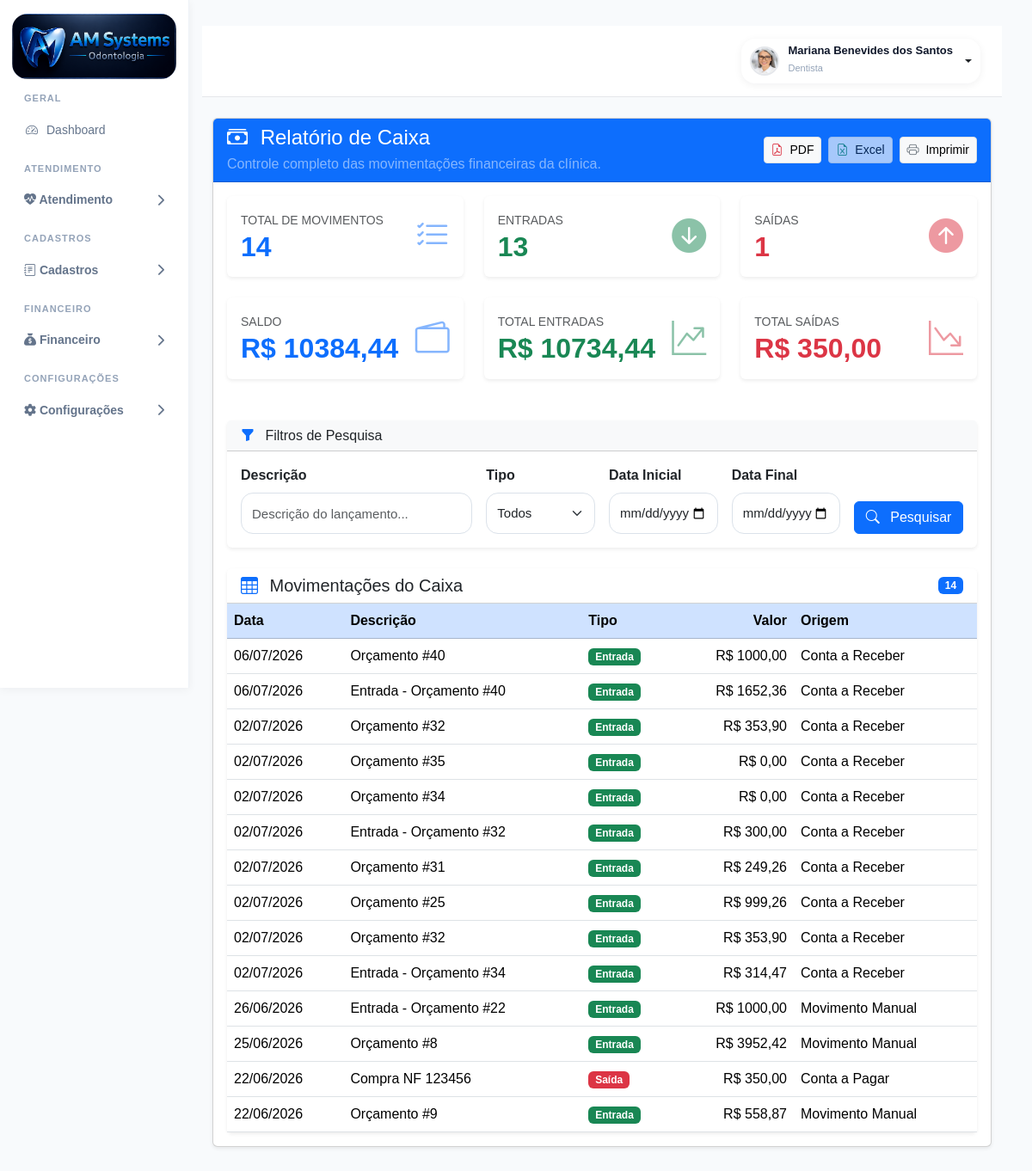
Before: /relatorios/caixa/ (signed in) with the older database file.
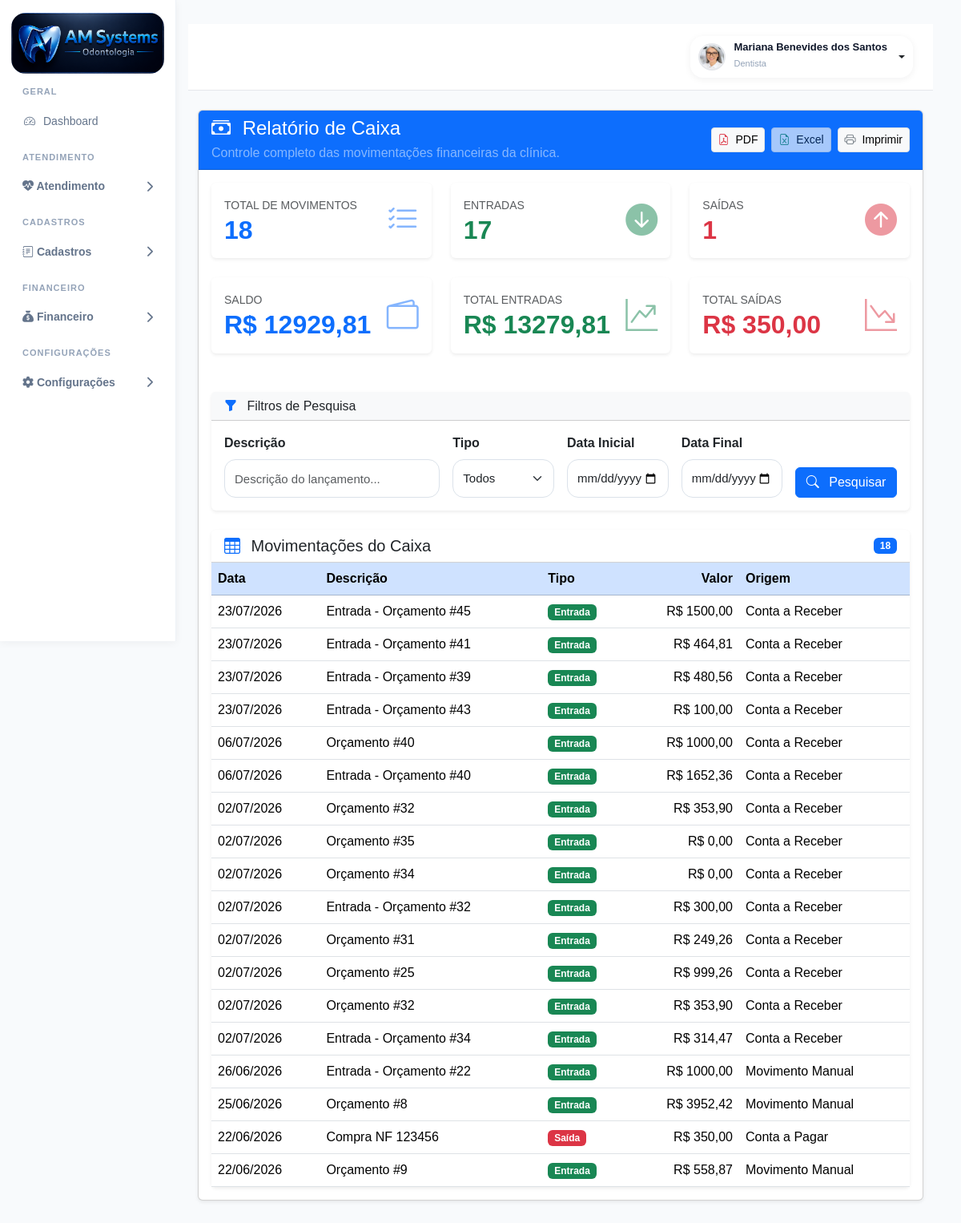
After: the same page with the newer database file.
### accounts/models.py (models this page shows, shortened)
class Caixa(models.Model):
    TIPO_CHOICES = [
        ('ENTRADA', 'Entrada'),
        ('SAIDA', 'Saída')
    ]
    data = models.DateField()
    descricao = models.CharField(
        max_length=255
    )
    tipo = models.CharField(
        max_length=10,
        choices=TIPO_CHOICES
    )
    valor = models.DecimalField(
        max_digits=12,
        decimal_places=2
    )
    conta_pagar = models.ForeignKey(
        'ContaPagar',
        on_delete=models.SET_NULL,
        null=True,
        blank=True
    )
    conta_receber = models.ForeignKey(
        'ContaReceber',
        on_delete=models.SET_NULL,
        null=True,
        blank=True
    )
    criado_em = models.DateTimeField(
        auto_now_add=True
    )
    class Meta:
        ordering = [
            '-data',
            '-id'
        ]
        verbose_name = 'Caixa'
        verbose_name_plural = 'Caixa'

### accounts/views.py (the view)
@login_required
def relatorio_caixa(request):
    movimentos = Caixa.objects.select_related(
        "conta_receber",
        "conta_pagar"
    ).all().order_by(
        "-data",
        "-id"
    )
    descricao = request.GET.get("descricao", "")
    tipo = request.GET.get("tipo", "")
    data_inicio = request.GET.get("data_inicio", "")
    data_final = request.GET.get("data_final", "")
    if descricao:
        movimentos = movimentos.filter(
            descricao__icontains=descricao
        )
    if tipo:
        movimentos = movimentos.filter(
            tipo=tipo
        )
    if data_inicio:
        movimentos = movimentos.filter(
            data__gte=data_inicio
        )
    if data_final:
        movimentos = movimentos.filter(
            data__lte=data_final
        )
    config = ConfiguracaoClinica.objects.first()
    total_entradas = sum(
        m.valor
        for m in movimentos.filter(
            tipo="ENTRADA"
        )
    )
    total_saidas = sum(
        m.valor
        for m in movimentos.filter(
            tipo="SAIDA"
        )
    )
    context = {
        "config": config,
        "movimentos": movimentos,
        "descricao": descricao,
        "tipo": tipo,
        "data_inicio": data_inicio,
        "data_final": data_final,
        "total_movimentos": movimentos.count(),
        "total_entradas": movimentos.filter(
            tipo="ENTRADA"
        ).count(),
        "total_saidas": movimentos.filter(
            tipo="SAIDA"
        ).count(),
        "valor_entradas": total_entradas,
        "valor_saidas": total_saidas,
        "saldo": total_entradas - total_saidas,
        "titulo_relatorio": "RELATÓRIO DE CAIXA",
    }
    return render(
        request,
        "accounts/relatorios/caixa.html",
        context
    )

### accounts/permissions.py (called while the page is built)
def tem_permissao(usuario, codigo_modulo, acao="visualizar"):
    if not usuario.is_authenticated:
        return False
    if usuario.is_superuser:
        return True
    if not hasattr(usuario, "perfil"):
        return False
    perfil = usuario.perfil.perfil_acesso
    if perfil is None:
        return False
    if perfil.nome == "Administrador":
        return True
    try:
        modulo = Modulo.objects.get(
            codigo=codigo_modulo.lower(),
            ativo=True
        )
    except Modulo.DoesNotExist:
        return False
    try:
        permissao = Permissao.objects.get(
            perfil=perfil,
            modulo=modulo
        )
    except Permissao.DoesNotExist:
        return False
    if not hasattr(permissao, acao):
        return False
    return getattr(permissao, acao)

### accounts/templatetags/permissions_tags.py (called while the page is built)
@register.simple_tag
def possui_permissao(user, modulo, acao="visualizar"):
    print(
        "TAG:",
        user.username,
        modulo,
        acao
    )
    from accounts.permissions import tem_permissao
    resultado = tem_permissao(user, modulo, acao)
    print("RESULTADO:", resultado)
    return resultado

### accounts/templates/accounts/relatorios/caixa.html (shortened to what the changed rows need)
{% extends 'accounts/base.html' %}
{% load static %}
{% block content %}
<div class="container-fluid mt-4">
    <div class="card shadow-sm">
        <div class="card-body">
            <div class="row g-4 mb-5">
                <div class="col-xl-4 col-md-6">
                    <div class="card border-0 shadow-sm h-100">
                        <div class="card-body d-flex justify-content-between align-items-center">
                            <div>
                                <small class="text-muted text-uppercase">
                                    Total de Movimentos
                                </small>
                                <h2 class="fw-bold text-primary mb-0">
                                    {{ total_movimentos }}
                                </h2>
                            </div>
                        </div>
                    </div>
                </div>
                <div class="col-xl-4 col-md-6">
                    <div class="card border-0 shadow-sm h-100">
                        <div class="card-body d-flex justify-content-between align-items-center">
                            <div>
                                <small class="text-muted text-uppercase">
                                    Entradas
                                </small>
                                <h2 class="fw-bold text-success mb-0">
                                    {{ total_entradas }}
                                </h2>
                            </div>
                        </div>
                    </div>
                </div>
                <div class="col-xl-4 col-md-6">
                    <div class="card border-0 shadow-sm h-100">
                        <div class="card-body d-flex justify-content-between align-items-center">
                            <div>
                                <h2 class="fw-bold text-danger mb-0">
                                    {{ total_saidas }}
                                </h2>
                            </div>
                        </div>
                    </div>
                </div>
                <div class="col-xl-4 col-md-6">
                    <div class="card border-0 shadow-sm h-100">
                        <div class="card-body d-flex justify-content-between align-items-center">
                            <div>
                                <small class="text-muted text-uppercase">
                                    Saldo
                                </small>
                                <h2 class="fw-bold text-primary mb-0">
                                    R$ {{ saldo }}
                                </h2>
                            </div>
                        </div>
                    </div>
                </div>
                <div class="col-xl-4 col-md-6">
                    <div class="card border-0 shadow-sm h-100">
                        <div class="card-body d-flex justify-content-between align-items-center">
                            <div>
                                <small class="text-muted text-uppercase">
                                    Total Entradas
                                </small>
                                <h2 class="fw-bold text-success mb-0">
                                    R$ {{ valor_entradas }}
                                </h2>
                            </div>
                        </div>
                    </div>
                </div>
                <div class="col-xl-4 col-md-6">
                    <div class="card border-0 shadow-sm h-100">
                        <div class="card-body d-flex justify-content-between align-items-center">
                            <div>
                                <h2 class="fw-bold text-danger mb-0">
                                    R$ {{ valor_saidas }}
                                </h2>
                            </div>
                        </div>
                    </div>
                </div>
            </div>
<div class="card border-0 shadow-sm">
    <div class="card-header bg-white d-flex justify-content-between align-items-center">
        <h5 class="mb-0">
            <i class="bi bi-table text-primary me-2"></i>
            Movimentações do Caixa
        </h5>
        <span class="badge bg-primary">
            {{ total_movimentos }}
        </span>
    </div>
    <div class="table-responsive">
        <table class="table table-hover align-middle mb-0">
            <thead class="table-primary">
                <tr>
                    <th>Data</th>
                    <th>Descrição</th>
                    <th>Tipo</th>
                    <th class="text-end">Valor</th>
                    <th>Origem</th>
                </tr>
            </thead>
            <tbody>
                {% for movimento in movimentos %}
                <tr>
                    <td>
                        {{ movimento.data|date:"d/m/Y" }}
                    </td>
                    <td>
                        {{ movimento.descricao }}
                    </td>
                    <td>
                        {% if movimento.tipo == "ENTRADA" %}
                            <span class="badge bg-success">
                                Entrada
                            </span>
                        {% else %}
                            <span class="badge bg-danger">
                                Saída
                            </span>
                        {% endif %}
                    </td>
                    <td class="text-end">
                        R$ {{ movimento.valor|floatformat:2 }}
                    </td>
                    <td>
                        {% if movimento.conta_receber %}
                            Conta a Receber
                        {% elif movimento.conta_pagar %}
                            Conta a Pagar
                        {% else %}
                            Movimento Manual
                        {% endif %}
                    </td>
                </tr>
                {% empty %}
                <tr>
                    <td colspan="5" class="text-center py-4">
                        Nenhuma movimentação encontrada.
                    </td>
                </tr>
                {% endfor %}
            </tbody>
        </table>
    </div>
</div>
</div>
</div>
</div>
{% endblock %}

Changed rows visible on the page:
added Caixa: data "23/07/2026", descricao "Entrada - Orçamento #45", tipo "Entrada", valor "1500,00", shows "Conta a Receber"
added Caixa: data "23/07/2026", descricao "Entrada - Orçamento #41", tipo "Entrada", valor "464,81", shows "Conta a Receber"
added Caixa: data "23/07/2026", descricao "Entrada - Orçamento #39", tipo "Entrada", valor "480,56", shows "Conta a Receber"
added Caixa: data "23/07/2026", descricao "Entrada - Orçamento #43", tipo "Entrada", valor "100,00", shows "Conta a Receber"
Other visible differences:
{{ total_movimentos }}: "14" → "18"
{{ total_entradas }}: "13" → "17"
{{ saldo }}: "10384,44" → "12929,81"
{{ valor_entradas }}: "10734,44" → "13279,81"
